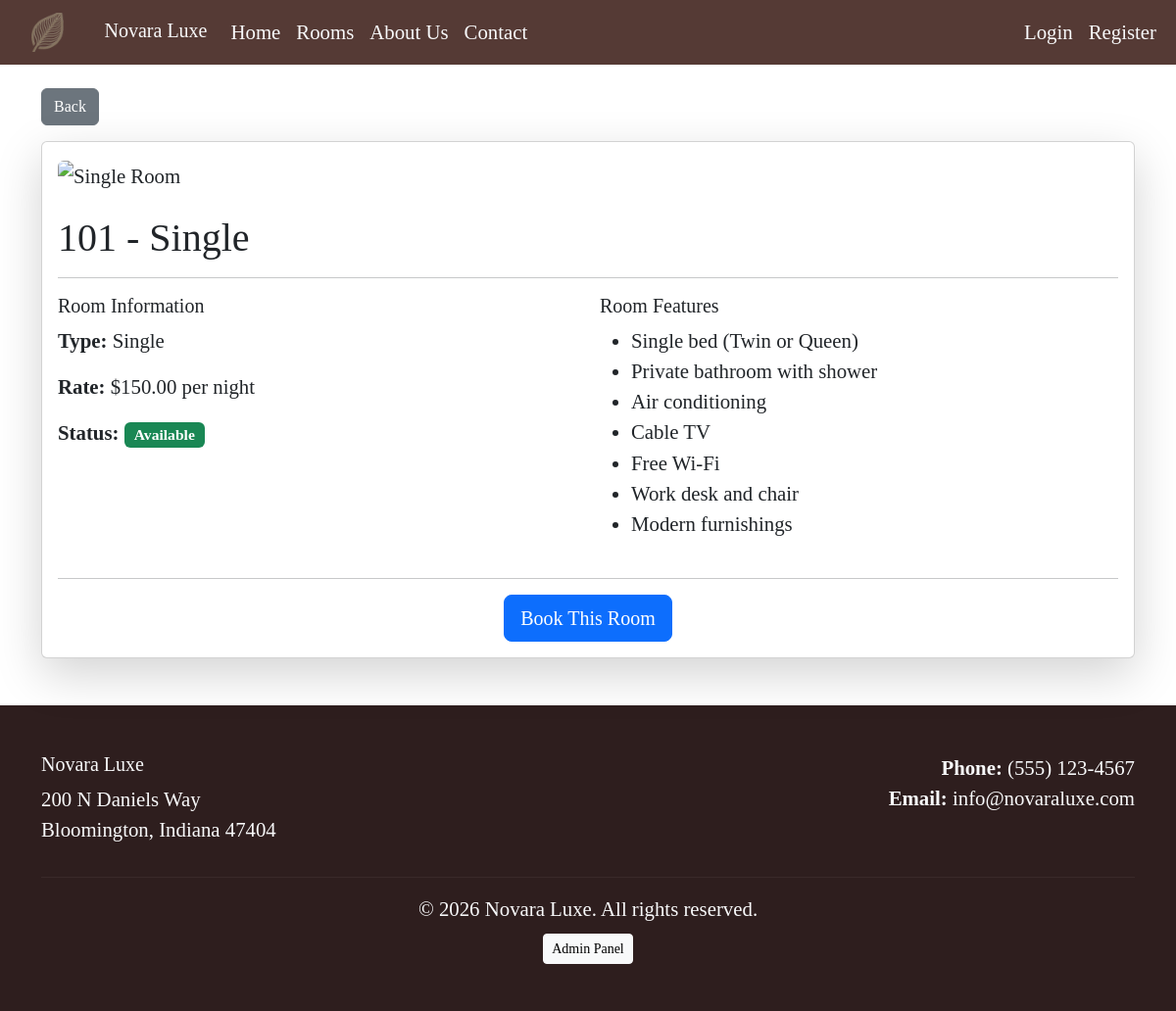
The app's page /room-details/1, older data.
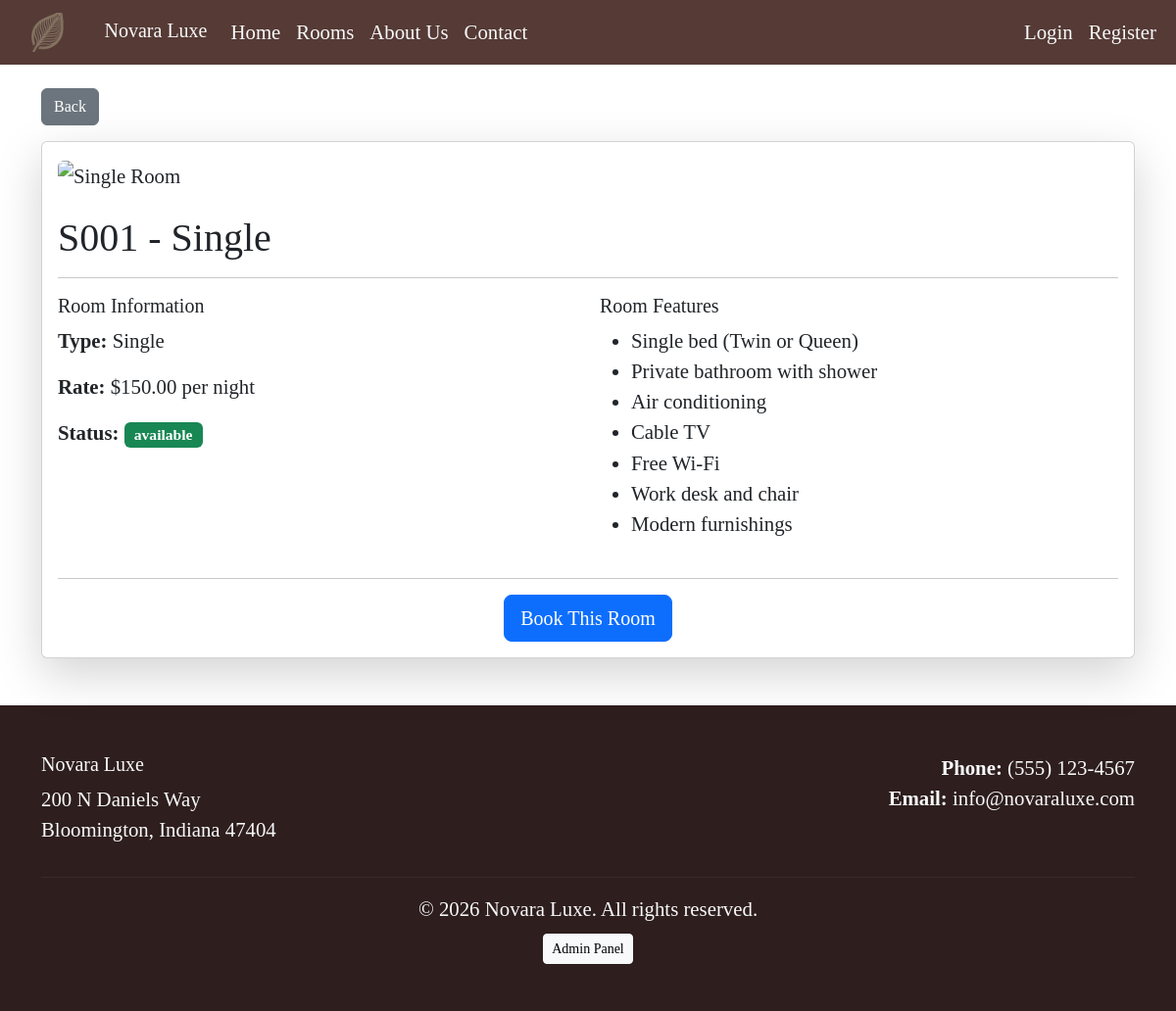
The same page, newer data.
### backend.py (models this page shows)
class Room(db.Model):
    room_id = db.Column(db.Integer, primary_key=True)
    room_number = db.Column(db.String(10), unique=True, nullable=False)
    room_type = db.Column(db.String(30), nullable=False)
    rate = db.Column(db.Numeric(10,2), nullable=False)
    status = db.Column(db.String(20), default='available')

### backend.py (the view)
@app.route('/room-details/<int:room_id>')
def room_details(room_id):
    session = db.session
    room = session.get(Room, room_id)
    if not room:
        return "Room not found", 404
    return render_template('room_details.html', room=room)

### templates/room_details.html (shortened to what this page needs)
{% extends "base.html" %}
{% block content %}
<div class="container mt-4">
  <a href="javascript:history.back()" class="btn btn-secondary mb-3">Back</a>
  <div class="card shadow-lg">
    <div class="card-body">
      <div class="mb-4">
        {% if room.room_type == 'Single' %}
        <img src="{{ url_for('static', filename='images/single bed.jpg') }}" alt="Single Room" class="img-fluid rounded" style="width: 100%; object-fit: cover;">
        {% elif room.room_type == 'Double' %}
        <img src="{{ url_for('static', filename='images/double bed.jpg') }}" alt="Double Room" class="img-fluid rounded" style="width: 100%; object-fit: cover;">
        {% elif room.room_type == 'Suite' %}
        <img src="{{ url_for('static', filename='images/suite.jpg') }}" alt="Suite Room" class="img-fluid rounded" style="width: 100%; object-fit: cover;">
        {% endif %}
      </div>
      <h1>{{ room.room_number }} - {{ room.room_type }}</h1>
      <hr>
      <div class="row mb-4">
        <div class="col-md-6">
          <h5>Room Information</h5>
          <p><strong>Type:</strong> {{ room.room_type }}</p>
          <p><strong>Rate:</strong> ${{ room.rate }} per night</p>
          <p><strong>Status:</strong> <span class="badge bg-success">{{ room.status }}</span></p>
        </div>
        <div class="col-md-6">
          {% if room.room_type == 'Single' %}
          <h5>Room Features</h5>
          <ul>
            <li>Single bed (Twin or Queen)</li>
            <li>Private bathroom with shower</li>
            <li>Air conditioning</li>
            <li>Cable TV</li>
            <li>Free Wi-Fi</li>
            <li>Work desk and chair</li>
            <li>Modern furnishings</li>
          </ul>
          {% else %}
          <h5>Room Features</h5>
          <p>Standard amenities and comfort.</p>
          {% endif %}
        </div>
      </div>
      <hr>
      <div class="text-center">
        <a href="{{ url_for('reserve', room_id=room.room_id) }}" class="btn btn-primary btn-lg">Book This Room</a>
      </div>
    </div>
  </div>
</div>
{% endblock %}

Row changes from the older to the newer data that the page shows:
changed Room "Single": room_number "101" → "S001"; status "Available" → "available"
